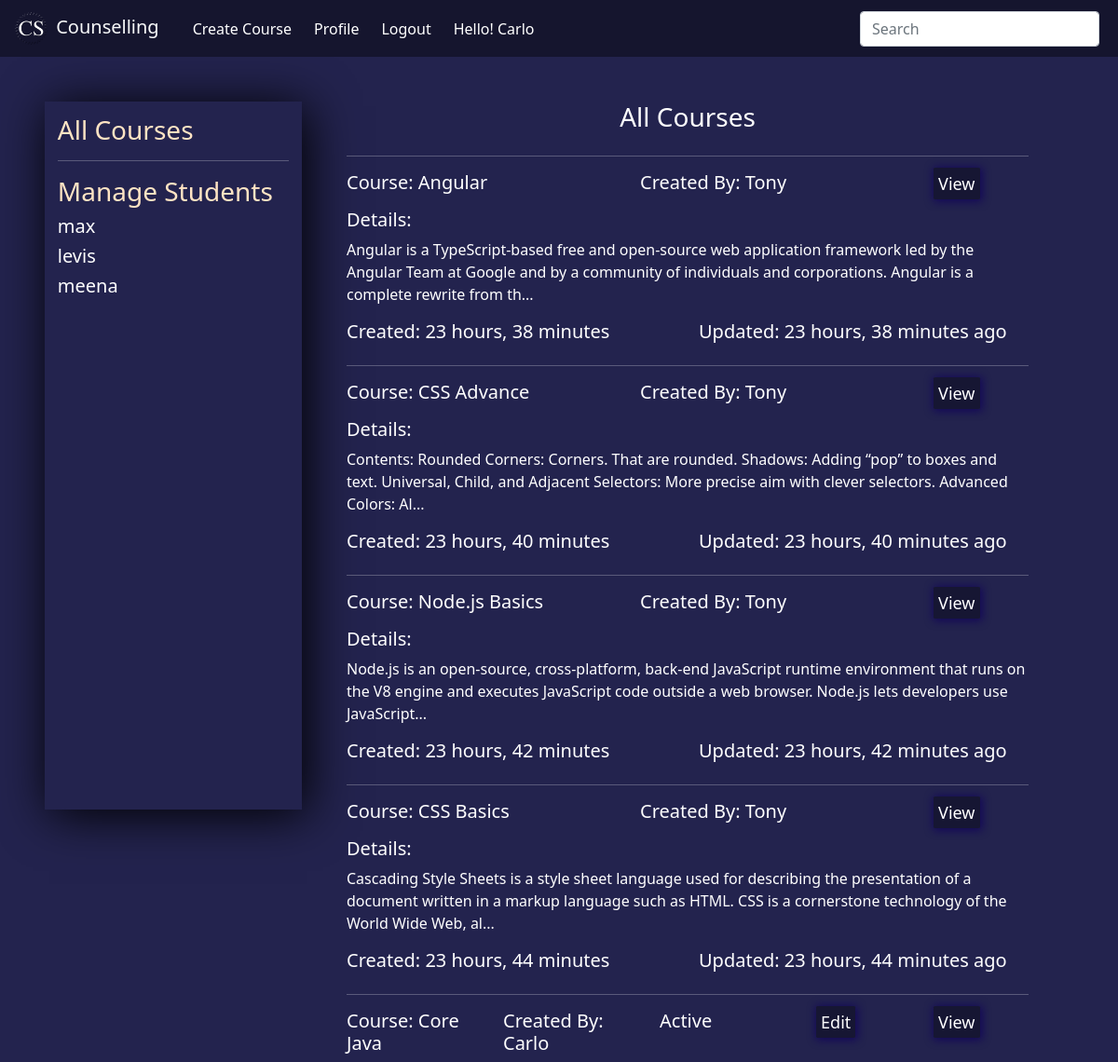
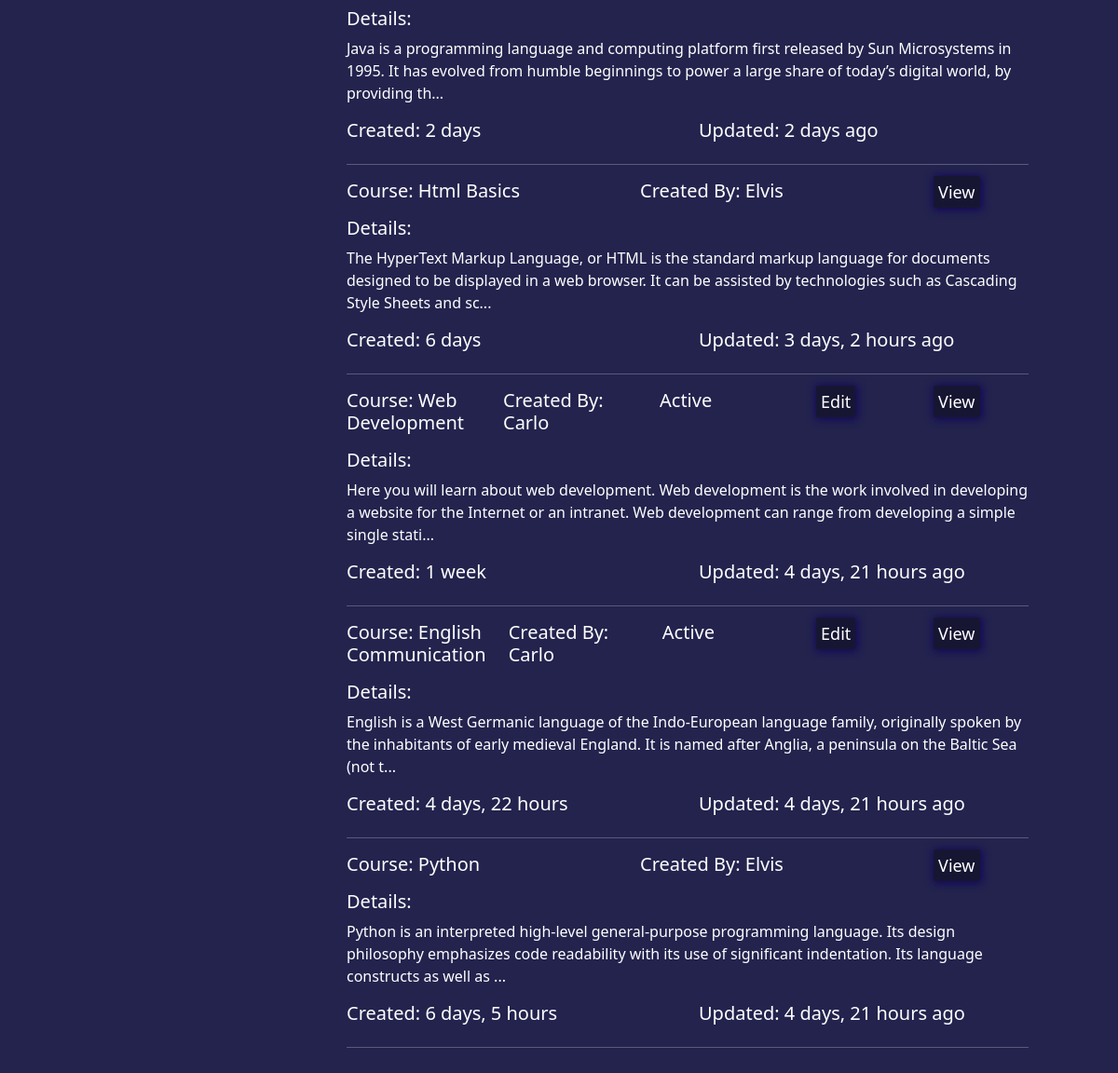
Screenshot of /course/ (signed in) with the database file from the repository (2 pictures, top to bottom).
### base/models.py (models this page shows, shortened)
class course(models.Model):
    user = models.ForeignKey(User, on_delete=models.SET_NULL, null=True)
    course_name = models.CharField(max_length=100)
    course_description = models.TextField(null=True)
    course_isactive = models.BooleanField(default=True)
    course_created = models.DateTimeField(auto_now_add=True)
    course_updated = models.DateTimeField(auto_now=True)
    class Meta:
        ordering = ['-course_updated', '-course_created']

### base/views.py (the view)
# urls.py: path('course/', views.courseDetails, name='course'),
def courseDetails(request):
    courses = course.objects.all()
    mentors = User.objects.filter(groups=1)
    user = request.user
    if user.is_superuser:
        students = User.objects.filter(groups=2)
    else:
        followers = follower.objects.filter(mentor=user)
        students = []
        for i in followers:
            stu = User.objects.get(username=i.student)
            students.append(stu)
    applied_course = applyforcourse.objects.all()
    context = {
        "courses":courses,
        "mentors":mentors,
        "students":students,
        "appliedcourse":applied_course,
    }
    return render(request, 'course.html', context)

### templates/course.html
{% extends 'main.html' %}
{% block content %}
<div class="container-dash mt-5 mx-5">
    {% include 'managepage.html' %}
    {% include 'coursecontent.html' %}
</div>
{% endblock content %}

### templates/main.html (shortened to what this page needs)
<!DOCTYPE html>
{% load static %}
<html lang="en">
<head>
    <link href="https://cdn.jsdelivr.net/npm/bootstrap@5.1.3/dist/css/bootstrap.min.css" rel="stylesheet">
    <link rel="stylesheet" href="{% static 'main.css' %}">
</head>
<body>
    <nav class="navbar navbar-expand-lg">
    <div class="container-fluid">
        <a class="navbar-brand text-light" href="{% url 'home' %}">
        <img src="{% static 'Logo.png' %}" class="mx-1" height="35" width="auto"> Counselling
        </a>
        <div class="collapse navbar-collapse" id="navbarSupportedContent">
        <ul class="navbar-nav me-auto mb-2 mb-lg-0">
            <li class="nav-item mx-1">
            {% if not request.user.is_staff %}
            {% else %}
            <li class="nav-item mx-1">
                <a class="nav-link" href="{% url 'createCourse' %}">Create Course</a>
            </li>
            {% endif %}
            <li class="nav-item mx-1">
            <a class="nav-link" href="{% url 'profile'%}">Profile</a>
            </li>
            <li class="nav-item mx-1">
            {% if request.user.is_authenticated %}
                <a class="nav-link" href="{% url 'logout' %}">Logout</a>
            {% else %}
                <a class="nav-link" href="{% url 'login' %}">Login</a>
            {% endif%}
            </li>
            {% if request.user.is_authenticated %}
            <li class="nav-item mx-1">
            <a class="nav-link">Hello! {{request.user.first_name}}</a>
            </li>
            {% endif %}
        </ul>
        <form class="d-flex">
            <input class="form-control me-2" type="text" name="q" placeholder="Search" aria-label="Search">
        </form>
        </div>
    </div>
    </nav>
    {% block content %}
    {% endblock %}
</body>
</html>

### templates/managepage.html (shortened to what this page needs)
{% if request.user.is_superuser or request.user.is_staff %}
    <div class="manage">
        <a href="{% url 'course' %}">
        {% if request.user.is_superuser %}
            <h3>Manage Courses ({{courses.count}})</h3>
        {% else %}
            <h3>All Courses</h3>
        {% endif %}
        </a>
        <hr>
        <a href="{% url 'students' %}">
        {% if request.user.is_superuser %}
        <h3>Manage Students ({{students.count}})</h3>
        {% else %}
        <h3>Manage Students</h3>
        {% endif %}
        </a>
        {% for student in students|slice:":4" %}
        <h5>{{student.username}}</h5>
        {% endfor %}
    </div>
{% endif %}

### templates/coursecontent.html (shortened to what this page needs)
<div class="dashboard mx-5">
    <h3 class="text-center mb-4">All Courses</h3>
    <hr>
    {% for course in courses %}
    {% if course.course_isactive == True %}
    <div class="row mb-2">
        <div class="col">
            <h5>Course: {{course.course_name}}</h5>
        </div>
        <div class="col">
            <h5>Created By: {{course.user.first_name}}</h5>
        </div>
        {% if request.user == course.user or request.user.is_superuser %}
            <div class="col">
                {% if course.course_isactive == True %}
                    <h5>Active</h5>
                {% else %}
                    <h5>Inactive</h5>
                {% endif %}
            </div>
        {% endif %}
        {% if request.user == course.user or request.user.is_superuser %}
        <div class="col-2">
            <div class="login-inp">
                <a href="{% url 'edit-course' course.id %}" id="edit-btn">Edit</a>
            </div>
        </div>
        <div class="col-2">
            <div class="login-inp">
                <a href="{% url 'view-course' course.id %}" id="edit-btn">View</a>
            </div>
        </div>
        {% else %}
        <div class="col-2">
            <div class="login-inp">
                <a href="{% url 'view-course' course.id %}" id="edit-btn">View</a>
            </div>
        </div>
        {% endif %}
        </div>
    <h5>Details:</h5>
    <p>{{course.course_description|slice:":200"}}...</p>
    <div class="row mb-2">
        <div class="col">
            <h5>Created: {{course.course_created|timesince}}</h5>
        </div>
        <div class="col">
            <h5>Updated: {{course.course_updated|timesince}} ago</h5>
        </div>
    </div>
    <hr>
    {% endif %}
    {% endfor %}
</div>

### static/main.css (style rules this page uses)
body { color: white; background-color: rgb(35, 35, 78); }
.navbar { background-color: rgb(21, 21, 46); }
.nav-item a { color: white; }
.container-dash { display: grid; grid-template-columns: 1fr 3fr; }

### templates/managepage.html (style rules this page uses)
.manage a { text-decoration: none; color: bisque; }
.manage { max-height: 95vh; padding: 5%; box-shadow: 5px 5px 50px black; }

### templates/coursecontent.html (style rules this page uses)
.login-inp a { text-decoration: none; padding: 5%; margin-top: 2%; font-size: large; box-shadow: 1px 1px 10px 1px rgb(17, 4, 90); transform: translateY(-2%); border: none; margin-right: 1%; border-radius: 4%; background-color: rgb(22, 22, 51); color: white; }

### rows the page displays
course: course_name "Angular", user.first_name "Tony", shows "View", course_description "Angular is a TypeScript-based free and open-source web application framework led by the Angular Team at Google and by a community of individuals and corporations. Angular is a complete rewrite from th", course_created "23 hours, 38 minutes", course_updated "23 hours, 38 minutes"
course: course_name "CSS Advance", user.first_name "Tony", shows "View", course_description "Contents: Rounded Corners: Corners. That are rounded. Shadows: Adding “pop” to boxes and text. Universal, Child, and Adjacent Selectors: More precise aim with clever selectors. Advanced Colors: Al", course_created "23 hours, 40 minutes", course_updated "23 hours, 40 minutes"
course: course_name "Node.js Basics", user.first_name "Tony", shows "View", course_description "Node.js is an open-source, cross-platform, back-end JavaScript runtime environment that runs on the V8 engine and executes JavaScript code outside a web browser. Node.js lets developers use JavaScript", course_created "23 hours, 42 minutes", course_updated "23 hours, 42 minutes"
course: course_name "CSS Basics", user.first_name "Tony", shows "View", course_description "Cascading Style Sheets is a style sheet language used for describing the presentation of a document written in a markup language such as HTML. CSS is a cornerstone technology of the World Wide Web, al", course_created "23 hours, 44 minutes", course_updated "23 hours, 44 minutes"
course: course_name "Core Java", user.first_name "Carlo", course_isactive "Active", shows "Edit", course_description "Java is a programming language and computing platform first released by Sun Microsystems in 1995. It has evolved from humble beginnings to power a large share of today’s digital world, by providing th", course_created "2 days", course_updated "2 days"
course: course_name "Html Basics", user.first_name "Elvis", shows "View", course_description "The HyperText Markup Language, or HTML is the standard markup language for documents designed to be displayed in a web browser. It can be assisted by technologies such as Cascading Style Sheets and sc", course_created "6 days", course_updated "3 days, 2 hours"
course: course_name "Web Development", user.first_name "Carlo", course_isactive "Active", shows "Edit", course_description "Here you will learn about web development. Web development is the work involved in developing a website for the Internet or an intranet. Web development can range from developing a simple single stati", course_created "1 week", course_updated "4 days, 21 hours"
course: course_name "English Communication", user.first_name "Carlo", course_isactive "Active", shows "Edit", course_description "English is a West Germanic language of the Indo-European language family, originally spoken by the inhabitants of early medieval England. It is named after Anglia, a peninsula on the Baltic Sea (not t", course_created "4 days, 22 hours", course_updated "4 days, 21 hours"
course: course_name "Python", user.first_name "Elvis", shows "View", course_description "Python is an interpreted high-level general-purpose programming language. Its design philosophy emphasizes code readability with its use of significant indentation. Its language constructs as well as", course_created "6 days, 5 hours", course_updated "4 days, 21 hours"

### other values shown
{{ request.user.first_name }} "Carlo"
{{ student.username }} "max"
{{ student.username }} "levis"
{{ student.username }} "meena"
